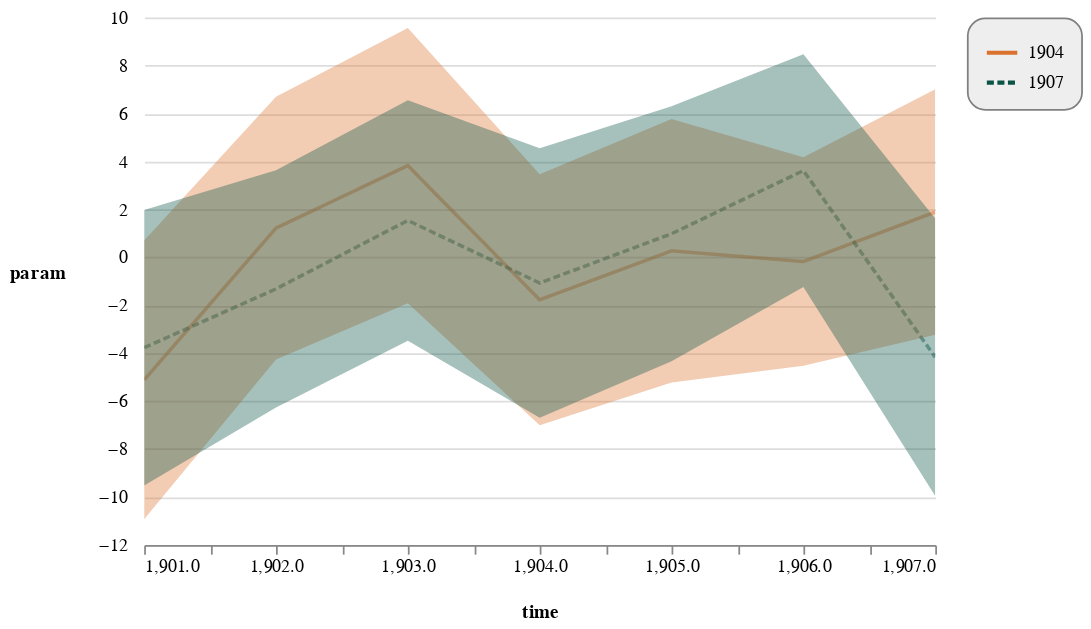

The cell this chart's notebook holds for it:
### Code cell
mark_plot(
    data=df, 
    x='time', 
    y='param',
    lower_upper=['lower', 'upper'],
    shape_by='cohort', 
    lines=True,
    points=False,
    ebands=True,
    configure_legend_color_by={'symbolSize': 300}
)

### Figure 1 — Vega-Lite specification as saved in the notebook (floating-point values rounded to 4 significant figures)
{"config": {"view": {"continuousWidth": 400, "continuousHeight": 300, "strokeWidth": 0}, "axis": {}, "axisX": {"grid": false, "labelAngle": 0, "labelSeparation": 1, "titlePadding": 15}, "axisY": {"domain": false, "labelAngle": 0, "labelPadding": 10, "ticks": false, "titleAngle": 0, "titlePadding": 35}, "header": {}, "title": {"fontSize": 16, "offset": 15, "subtitleFontSize": 13, "subtitlePadding": 7}}, "concat": [{"layer": [{"mark": {"type": "line", "strokeOpacity": 0.5, "strokeWidth": 2}, "encoding": {"color": {"field": "cohort", "legend": {"columns": 1, "cornerRadius": 10, "direction": "horizontal", "fillColor": "#EEEEEE", "padding": 10, "strokeColor": "gray", "symbolOpacity": 0.9, "symbolSize": 300, "title": ""}, "scale": {"range": ["#DA722E", "#0B5345", "#DDCC77", "#88CCEE", "#2275A9", "#CC6677"], "type": "linear"}, "type": "nominal"}, "opacity": {"condition": {"value": 0.9, "selection": "selector005"}, "value": 0.01}, "strokeDash": {"field": "cohort", "legend": {"direction": "vertical", "labelOffset": 5, "symbolOpacity": 0.9, "symbolSize": 1200, "symbolStrokeColor": "grey", "symbolStrokeWidth": 2.3, "title": ""}, "scale": {}, "type": "nominal"}, "x": {"field": "time", "scale": {"zero": false}, "sort": null, "title": "time", "type": "quantitative"}, "y": {"field": "param", "title": "param", "type": "quantitative"}}, "height": 300, "selection": {"selector005": {"type": "multi", "fields": ["cohort"], "bind": "legend"}, "selector006": {"type": "interval", "bind": "scales", "encodings": ["x", "y"]}}, "title": {"text": "", "subtitle": ""}, "width": 450}, {"mark": "area", "encoding": {"color": {"field": "cohort", "legend": null, "scale": {"range": ["#DA722E", "#0B5345", "#DDCC77", "#88CCEE", "#2275A9", "#CC6677"], "type": "linear"}, "type": "nominal"}, "opacity": {"condition": {"value": 0.36, "selection": "selector005"}, "value": 0.01}, "x": {"field": "time", "scale": {"zero": false}, "sort": null, "title": "time", "type": "quantitative"}, "y": {"field": "lower", "type": "quantitative"}, "y2": {"field": "upper"}}, "height": 300, "title": {"text": "", "subtitle": ""}, "width": 450}], "resolve": {"scale": {"color": "independent", "shape": "independent", "strokeDash": "independent"}}}], "data": {"name": "data-979a1be47984b6a9dae100e7fdb9aac4"}, "$schema": "https://vega.github.io/schema/vega-lite/v4.17.0.json", "datasets": {"data-979a1be47984b6a9dae100e7fdb9aac4": [{"sample_name": "samples = 0", "stratum": 0, "cohort": "1904", "base_period": 1900, "time": 1901, "param": -5.115, "std_error": 2.965, "lower": -10.93, "upper": 0.6963, "zero_not_in_cband": null}, {"sample_name": "samples = 0", "stratum": 0, "cohort": "1904", "base_period": 1901, "time": 1902, "param": 1.219, "std_error": 2.797, "lower": -4.263, "upper": 6.701, "zero_not_in_cband": null}, {"sample_name": "samples = 0", "stratum": 0, "cohort": "1904", "base_period": 1902, "time": 1903, "param": 3.827, "std_error": 2.928, "lower": -1.913, "upper": 9.566, "zero_not_in_cband": null}, {"sample_name": "samples = 0", "stratum": 0, "cohort": "1904", "base_period": 1903, "time": 1904, "param": -1.772, "std_error": 2.669, "lower": -7.004, "upper": 3.46, "zero_not_in_cband": null}, {"sample_name": "samples = 0", "stratum": 0, "cohort": "1904", "base_period": 1903, "time": 1905, "param": 0.269, "std_error": 2.804, "lower": -5.227, "upper": 5.765, "zero_not_in_cband": null}, {"sample_name": "samples = 0", "stratum": 0, "cohort": "1904", "base_period": 1903, "time": 1906, "param": -0.1769, "std_error": 2.218, "lower": -4.525, "upper": 4.171, "zero_not_in_cband": null}, {"sample_name": "samples = 0", "stratum": 0, "cohort": "1904", "base_period": 1903, "time": 1907, "param": 1.889, "std_error": 2.611, "lower": -3.23, "upper": 7.007, "zero_not_in_cband": null}, {"sample_name": "samples = 0", "stratum": 0, "cohort": "1907", "base_period": 1900, "time": 1901, "param": -3.771, "std_error": 2.93, "lower": -9.515, "upper": 1.972, "zero_not_in_cband": null}, {"sample_name": "samples = 0", "stratum": 0, "cohort": "1907", "base_period": 1901, "time": 1902, "param": -1.318, "std_error": 2.523, "lower": -6.264, "upper": 3.627, "zero_not_in_cband": null}, {"sample_name": "samples = 0", "stratum": 0, "cohort": "1907", "base_period": 1902, "time": 1903, "param": 1.537, "std_error": 2.561, "lower": -3.481, "upper": 6.556, "zero_not_in_cband": null}, {"sample_name": "samples = 0", "stratum": 0, "cohort": "1907", "base_period": 1903, "time": 1904, "param": -1.072, "std_error": 2.866, "lower": -6.69, "upper": 4.545, "zero_not_in_cband": null}, {"sample_name": "samples = 0", "stratum": 0, "cohort": "1907", "base_period": 1904, "time": 1905, "param": 0.9828, "std_error": 2.716, "lower": -4.34, "upper": 6.306, "zero_not_in_cband": null}, {"sample_name": "samples = 0", "stratum": 0, "cohort": "1907", "base_period": 1905, "time": 1906, "param": 3.618, "std_error": 2.477, "lower": -1.237, "upper": 8.472, "zero_not_in_cband": null}, {"sample_name": "samples = 0", "stratum": 0, "cohort": "1907", "base_period": 1906, "time": 1907, "param": -4.169, "std_error": 2.952, "lower": -9.956, "upper": 1.617, "zero_not_in_cband": null}]}}
